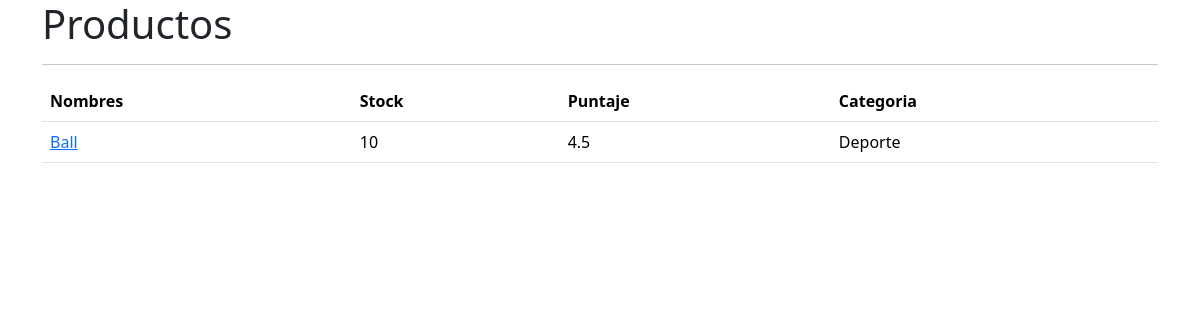
/productos/, run on an earlier commit of the app's database.
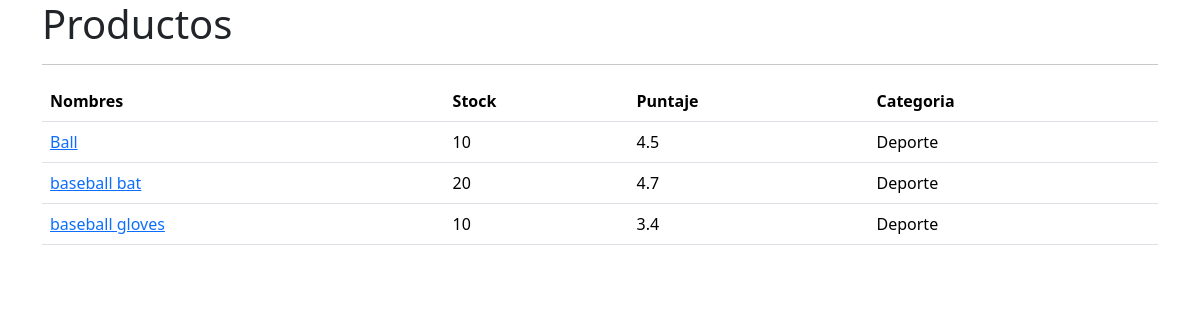
And on a later commit of the database.
### productos/models.py (models this page shows, shortened)
class Producto(models.Model):
  nombre = models.CharField(max_length=60)
  stock = models.IntegerField()
  puntaje = models.FloatField()
  categoria = models.ForeignKey(Categoria,on_delete=models.CASCADE)
  creado_en = models.DateField(default=timezone.now)

class Categoria(models.Model):
  nombre = models.CharField(max_length=60)
  def __str__(self):
    return self.nombre

### productos/views.py (the view)
# urls.py: path('', views.index, name='index'),
def index(request):
  productos  = Producto.objects.all()
  return render(
    request,
    'index.html',
    context={'productos': productos}
  )

### productos/templates/index.html
{% extends 'base.html' %}
{% block content %}
<h1>Productos</h1>
<hr />
<table class="table">
  <thead>
    <tr>
      <th> Nombres </th>
      <th> Stock </th>
      <th> Puntaje </th>
      <th> Categoria </th>
    </tr>
  </thead>
  <tbody>
    {% for producto in productos %}
      <tr>
        <td>
          <a href ="{% url 'producto:detalle' producto.id %}">
          {{ producto.nombre }}
          </a>
        </td>
        <td>{{ producto.stock }}</td>
        <td>{{ producto.puntaje }}</td>
        <td>{{ producto.categoria }}</td>
      </tr>
      {% endfor %}
  </tbody>
</table>
{% endblock %}

### templates/base.html (shortened to what this page needs)
<!DOCTYPE html>
<html lang="en">
<head>
      <link href="https://cdn.jsdelivr.net/npm/bootstrap@5.3.6/dist/css/bootstrap.min.css" rel="stylesheet">
</head>
<body>
  <div class='container'>
  {% block content %}
  {% endblock %}
  </div>
</body>
</html>

What changed in the data, as far as the page shows it:
added Producto: nombre "baseball bat", stock "20", puntaje "4.7", categoria "Deporte"
added Producto: nombre "baseball gloves", stock "10", puntaje "3.4", categoria "Deporte"
